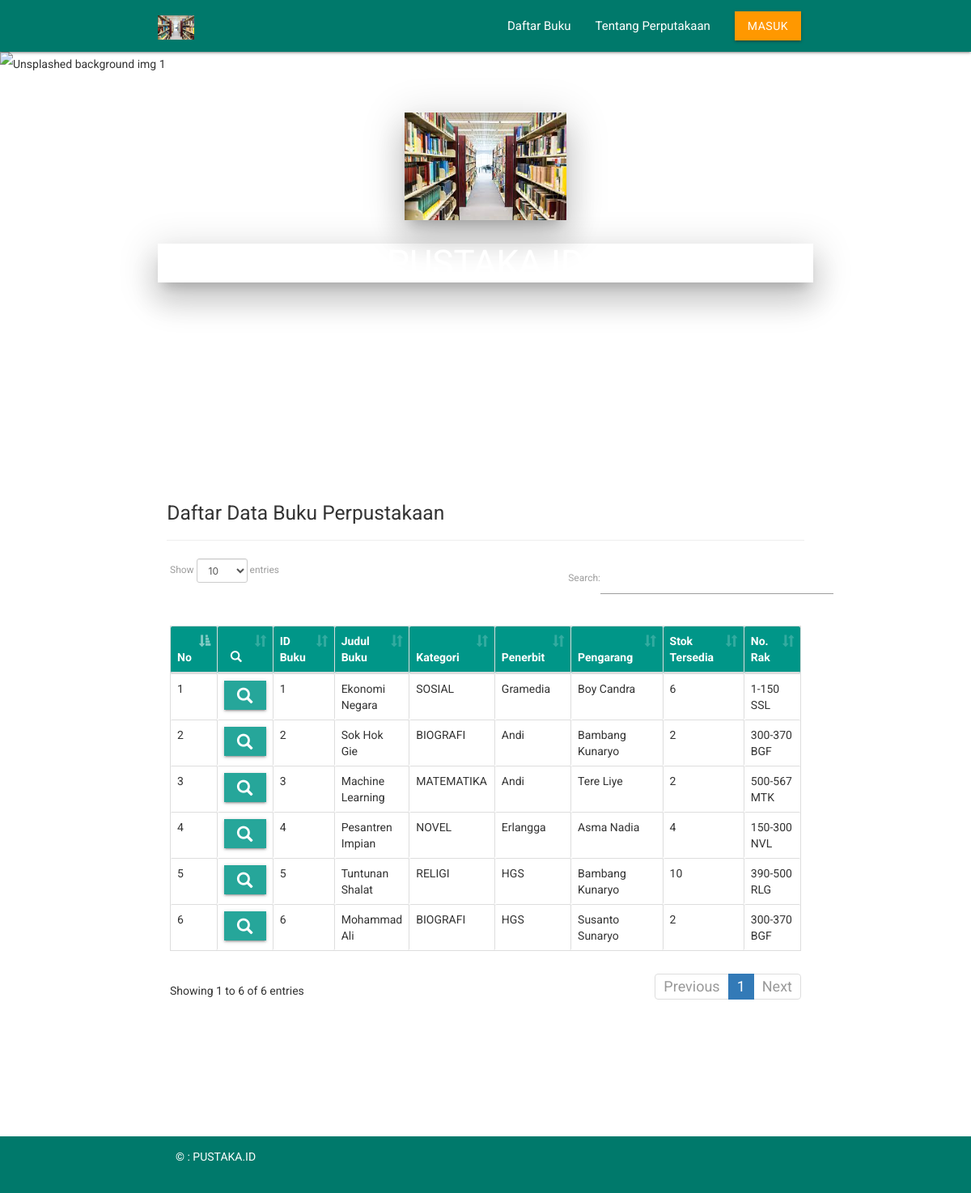
/index.php/buku/list_buku, run on the app's committed database.
### tables this page shows
CREATE TABLE `tb_buku` (
  `id_buku` char(15) NOT NULL,
  `ISBN` varchar(20) NOT NULL,
  `judul` varchar(100) NOT NULL,
  `id_kategori` int(3) NOT NULL,
  `id_penerbit` int(3) NOT NULL,
  `id_pengarang` int(3) NOT NULL,
  `no_rak` int(2) NOT NULL,
  `thn_terbit` year(4) NOT NULL,
  `stok` int(3) NOT NULL,
  `ket` text NOT NULL
);

CREATE TABLE `tb_kategori` (
  `id_kategori` int(3) NOT NULL,
  `kategori` varchar(50) NOT NULL
);

CREATE TABLE `tb_penerbit` (
  `id_penerbit` int(3) NOT NULL,
  `nama_penerbit` varchar(50) NOT NULL,
  `id_provinsi` int(4) NOT NULL
);

CREATE TABLE `tb_pengarang` (
  `id_pengarang` int(3) NOT NULL,
  `nama_pengarang` varchar(50) NOT NULL
);

CREATE TABLE `tb_rak` (
  `no_rak` int(2) NOT NULL,
  `nama_rak` varchar(50) NOT NULL,
  `id_kategori` int(3) NOT NULL
);

### application/controllers/Buku.php (called while the page is built, shortened)
<?php if ( ! defined('BASEPATH')) exit('No direct script access allowed');
class Buku extends CI_Controller {
	public function list_buku(){
		$data['title']='Daftar buku';
			$data['data_buku'] = $this->Buku_model->getAllData("tb_buku");
			$data['data_kategori'] = $this->Buku_model->getAllData("tb_kategori");
			$data['data_penerbit'] = $this->Buku_model->getAllData("tb_penerbit");
			$data['data_pengarang'] = $this->Buku_model->getAllData("tb_pengarang");
			$data['data_rak'] = $this->Buku_model->getAllData("tb_rak");
			$data['model'] = $this->Buku_model;
			$tmp['content']=$this->load->view('global/R_buku',$data, TRUE);
			$this->load->view('global/layout',$tmp);
		}
}

### index.php (called while the page is built, shortened)
<?php
require_once BASEPATH.'core/CodeIgniter.php';

### application/views/global/R_buku.php (the view, shortened to what this page needs)
<div class="row">
	<div class="col m12">
		<h5>Daftar Data Buku Perpustakaan</h5>
		<hr>
	</div>
	<link rel="stylesheet" href="<?php echo base_url(); ?>assets/plugins/datatables/dataTables.bootstrap.css">
	<table id="table-buku" class="table  table-bordered" cellspacing="0" width="100%">
		<thead class="teal white-text">
			<tr>
				<th>No</th>
				<th class="center"> <i class="glyphicon glyphicon-search"></i></th>
				<th>ID Buku</th>
				<th>Judul Buku</th>
				<th>Kategori</th>
				<th>Penerbit</th>
				<th>Pengarang</th>
				<th>Stok Tersedia</th>
				<th>No. Rak</th>
			</tr>
		</thead>
		<tbody>
			<?php
  $no = 1;
    foreach($data_buku->result_array() as $op)
    {
    ?>
			<tr>
				<td><?php echo $no++ ;?></td>
				<td class="details-control"><i class="btn btn-box-tool" data-toggle="tooltip"
						title="Tampilkan Detail"><i class="glyphicon glyphicon-search"></i></i>
				</td>
				<td><?php echo $op['id_buku'];?></td>
				<td><?php echo $op['judul'];?></td>
				<td><?php $kategori=$op['id_kategori'];
                    foreach ($data_kategori ->result_array()  as $op2) {
                      if($op2['id_kategori']==$kategori){
                          echo $op2['kategori'];
                      }
                    }?></td>
				<td><?php $penerbit=$op['id_penerbit'];
                    foreach ($data_penerbit ->result_array()  as $op2) {
                      if($op2['id_penerbit']==$penerbit){
                          echo $op2['nama_penerbit'];
                      }
                    }?></td>
				<td><?php $pengarang=$op['id_pengarang'];
                    foreach ($data_pengarang->result_array()  as $op2) {
                      if($op2['id_pengarang']==$pengarang){
                          echo $op2['nama_pengarang'];
                      }
                    }?></td>
				<td><?php $model->countRow(1,$op['id_buku']);?></td>
				<td><?php $no_rak=$op['no_rak'];
                    foreach ($data_rak->result_array()  as $op2) {
                      if($op2['no_rak']==$no_rak){
                          echo $op2['nama_rak'];
                      }
                    }?></td>
			</tr>
			<?php
    }
  ?>
		</tbody>
	</table>
</div>

### application/models/Buku_model.php (shortened to what this page needs)
<?php if ( ! defined('BASEPATH')) exit('No direct script access allowed');
class Buku_model extends CI_Model
 {
	public function getAllData($table)
	{
		return $this->db->get($table);
	}
	public function countRow($status,$id_buku){
		$query = $this->db->query("SELECT status FROM tb_detail_buku WHERE status='".$status."' AND id_buku='".$id_buku."'");
		echo $query->num_rows();
	}
}

### application/views/global/layout.php (shortened to what this page needs)
<!DOCTYPE html>
<html xmlns="http://www.w3.org/1999/xhtml">
<head>
    <link rel="stylesheet" href="https://cdnjs.cloudflare.com/ajax/libs/ionicons/2.0.1/css/ionicons.min.css">
    <link href="<?php echo base_url(); ?>assets2/css/bootstrap.css" rel="stylesheet" />
    <link href="<?php echo base_url(); ?>assets2/css/materialize.min.css" rel="stylesheet" />
    <link href="<?php echo base_url(); ?>assets2/css/font-awesome.css" rel="stylesheet" />
    <link href="<?php echo base_url(); ?>assets2/css/style.css" rel="stylesheet" />
</head>
<body>
    <div class="navbar-fixed">
            <nav class="teal darken-2">
                <div class="container">
                        <div class="nav-wrapper">
                            <a href="<?php echo base_url();?>Buku" class="brand-logo"><img src="<?php echo base_url(); ?>assets2/img/ll.png" width="45px" alt=""></a>
                            <ul class="right hide-on-med-and-down">
                                <li><a href="<?php echo base_url();?>Buku/list_buku">Daftar Buku</a></li>
                                <li><a href="<?php echo base_url();?>Buku/profile">Tentang Perputakaan</a></li>
                                <li><a class="btn orange" href="<?php echo base_url();?>/web/log">MASUK</a></li>
                            </ul>
                        </div>
                </div>
            </nav>
          </div>
    <div id="index-banner" class="parallax-container">
    <div class="section no-pad-bot">
      <div class="container">
        <br><br>
        <div class="row center">
          <img class=" responsive-img z-depth-5" width="200px" src="<?php echo base_url(); ?>assets2/img/ll.png" alt="" srcset="">
        </div>
        <h3 class="header center white-text text-lighten-2 z-depth-5">PUSTAKA.ID</h3>
      </div>
    </div>
    <div class="parallax"><img src="<?php echo base_url(); ?>assets2/img/bkgsma.jpg" alt="Unsplashed background img 1"></div>
  </div>
    <div class="content-wrapper">
        <div class="container">
        <?php echo $content; ?>
        </div>
            <div class="row">
                <div class="col-md-12">
                </div>
          </div>
        </div>
        <footer class="teal darken-2">
        <div class="container">
            <div class="row">
                <div class="col-md-12">
                     &copy; : <a href="https://www.pustaka.id/" target="_blank">PUSTAKA.ID</a>
                </div>
            </div>
        </div>
      </footer>
</body>
</html>

### assets2/css/style.css (style rules this page uses)
body { font-family: 'Roboto', sans-serif; line-height: 30px; }
.content-wrapper { margin-top: 40px; min-height: 600px; padding-bottom: 60px; }
.btn { border-radius: 0px; -webkit-border-radius: 0px; -moz-border-radius: 0px; }
footer { padding: 10px; color: #fff; font-size: 14px; background-color: #2cc418; }
footer a, footer a:hover { color: #fff; text-decoration: none; }

### data on the page
tb_buku: id_buku "1", judul "Ekonomi Negara", num_rows "6"
tb_kategori: kategori "SOSIAL"
tb_penerbit: nama_penerbit "Gramedia"
tb_pengarang: nama_pengarang "Boy Candra"
tb_rak: nama_rak "1-150 SSL"
tb_buku: id_buku "2", judul "Sok Hok Gie", num_rows "2"
tb_kategori: kategori "BIOGRAFI"
tb_penerbit: nama_penerbit "Andi"
tb_pengarang: nama_pengarang "Bambang Kunaryo"
tb_rak: nama_rak "300-370 BGF"
tb_buku: id_buku "3", judul "Machine Learning", num_rows "2"
tb_kategori: kategori "MATEMATIKA"
tb_pengarang: nama_pengarang "Tere Liye"
tb_rak: nama_rak "500-567 MTK"
tb_buku: id_buku "4", judul "Pesantren Impian", num_rows "4"
tb_kategori: kategori "NOVEL"
tb_penerbit: nama_penerbit "Erlangga"
tb_pengarang: nama_pengarang "Asma Nadia"
tb_rak: nama_rak "150-300 NVL"
tb_buku: id_buku "5", judul "Tuntunan Shalat", num_rows "10"
tb_kategori: kategori "RELIGI"
tb_penerbit: nama_penerbit "HGS"
tb_rak: nama_rak "390-500 RLG"
tb_buku: id_buku "6", judul "Mohammad Ali", num_rows "2"
tb_pengarang: nama_pengarang "Susanto Sunaryo"
